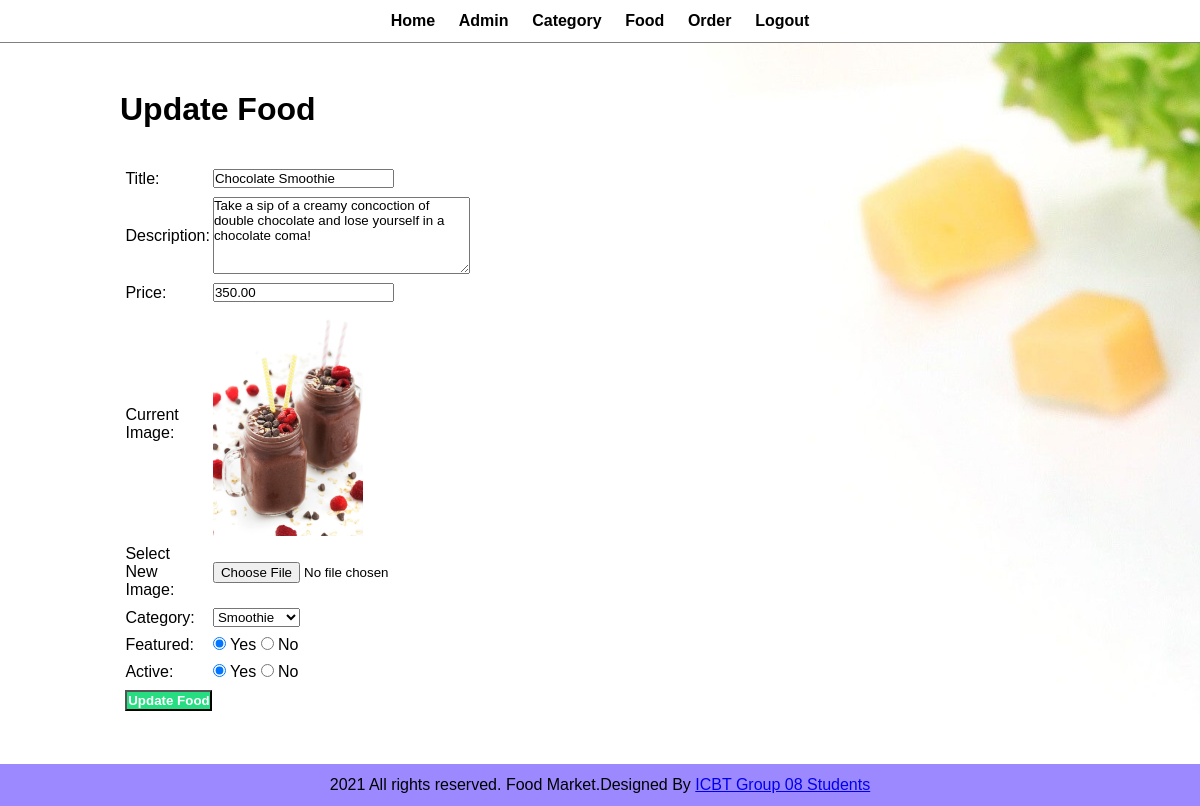
/foodmarket/admin/update-food.php?id=13 (signed in), run on the app's committed database.
### tables this page shows
CREATE TABLE `food` (
  `id` int(10) UNSIGNED NOT NULL,
  `title` varchar(150) NOT NULL,
  `description` text NOT NULL,
  `price` decimal(10,2) NOT NULL,
  `image_name` varchar(255) NOT NULL,
  `category_id` int(10) UNSIGNED NOT NULL,
  `featured` varchar(10) NOT NULL,
  `active` varchar(10) NOT NULL
);

CREATE TABLE `category` (
  `id` int(10) UNSIGNED NOT NULL,
  `title` varchar(150) NOT NULL,
  `image_name` varchar(255) NOT NULL,
  `featured` varchar(10) NOT NULL,
  `active` varchar(10) NOT NULL
);

### foodmarket/admin/update-food.php (the view, shortened to what this page needs)
<?php include('partials/menu.php'); ?>
<?php
    if(isset($_GET['id']))
    {
        $id = $_GET['id'];
        $sql2 = "SELECT * FROM food WHERE id=$id";
        $res2 = mysqli_query($conn, $sql2);
        $row2 = mysqli_fetch_assoc($res2);
        $title = $row2['title'];
        $description = $row2['description'];
        $price = $row2['price'];
        $current_image = $row2['image_name'];
        $current_category = $row2['category_id'];
        $featured = $row2['featured'];
        $active = $row2['active'];
    }
    else
    {
        header('location:'.HOMEURL.'admin/manage-food.php');
    }
?>
<div class="main-content">
    <div class="wrapper">
        <h1>Update Food</h1>
        <br><br>
        <form action="" method="POST" enctype="multipart/form-data">
        <table class="tbl-30">
            <tr>
                <td>Title: </td>
                <td>
                    <input type="text" name="title" value="<?php echo $title; ?>">
                </td>
            </tr>
            <tr>
                <td>Description: </td>
                <td>
                    <textarea name="description" cols="30" rows="5"><?php echo $description; ?></textarea>
                </td>
            </tr>
            <tr>
                <td>Price: </td>
                <td>
                    <input type="number" name="price" value="<?php echo $price; ?>">
                </td>
            </tr>
            <tr>
                <td>Current Image: </td>
                <td>
                    <?php
                        if($current_image == "")
                        {
                            echo "<div class='error'>Image not Available.</div>";
                        }
                        else
                        {
                            ?>
                            <img src="<?php echo HOMEURL; ?>images/food/<?php echo $current_image; ?>" width="150px">
                            <?php
                        }
                    ?>
                </td>
            </tr>
            <tr>
                <td>Select New Image: </td>
                <td>
                    <input type="file" name="image">
                </td>
            </tr>
            <tr>
                <td>Category: </td>
                <td>
                    <select name="category">
                        <?php
                            $sql = "SELECT * FROM category WHERE active='Yes'";
                            $res = mysqli_query($conn, $sql);
                            $count = mysqli_num_rows($res);
                            if($count>0)
                            {
                                while($row=mysqli_fetch_assoc($res))
                                {
                                    $category_title = $row['title'];
                                    $category_id = $row['id'];
                                    ?>
                                    <option <?php if($current_category==$category_id){echo "selected";} ?> value="<?php echo $category_id; ?>"><?php echo $category_title; ?></option>
                                    <?php
                                }
                            }
                            else
                            {
                                echo "<option value='0'>Category Not Available.</option>";
                            }
                        ?>
                    </select>
                </td>
            </tr>
            <tr>
                <td>Featured: </td>
                <td>
                    <input <?php if($featured=="Yes") {echo "checked";} ?> type="radio" name="featured" value="Yes"> Yes
                    <input <?php if($featured=="No") {echo "checked";} ?> type="radio" name="featured" value="No"> No
                </td>
            </tr>
            <tr>
                <td>Active: </td>
                <td>
                    <input <?php if($active=="Yes") {echo "checked";} ?> type="radio" name="active" value="Yes"> Yes
                    <input <?php if($active=="No") {echo "checked";} ?> type="radio" name="active" value="No"> No
                </td>
            </tr>
            <tr>
                <td>
                    <input type="submit" name="submit" value="Update Food" class="btn-secondary">
                </td>
            </tr>
        </table>
        </form>
    </div>
</div>
<?php include('partials/footer.php'); ?>

### foodmarket/css/admin.css (style rules this page uses)
* { margin: 0; padding: 0; font-family: Arial, Helvetica, sans-serif; }
.wrapper { padding: 1%; width: 80%; margin: 0 auto; }
.tbl-30 { width: 30%; }
table tr td { padding: 1%; }
.btn-secondary { background-color: #26de81; padding: 1%; color: white; text-decoration: none; font-weight: bold; }
.main-content { background-image: url('../images/background.jpg'); padding: 3% 0; }

### data on the page
food: title "Chocolate Smoothie", description "Take a sip of a creamy concoction of double chocolate and lose yourself in a chocolate coma!", price "350.00", image_name (picture), category "Smoothie", featured "☑", active "☑"
